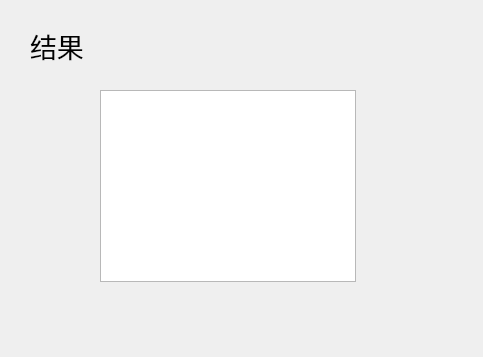
<?xml version="1.0" encoding="UTF-8"?>
<ui version="4.0">
 <class>RuffleResult</class>
 <widget class="QWidget" name="RuffleResult">
  <property name="geometry">
   <rect>
    <x>0</x>
    <y>0</y>
    <width>483</width>
    <height>357</height>
   </rect>
  </property>
  <property name="windowTitle">
   <string>Form</string>
  </property>
  <widget class="QLabel" name="label">
   <property name="geometry">
    <rect>
     <x>30</x>
     <y>20</y>
     <width>81</width>
     <height>51</height>
    </rect>
   </property>
   <property name="font">
    <font>
     <family>Arial</family>
     <pointsize>20</pointsize>
    </font>
   </property>
   <property name="text">
    <string>结果</string>
   </property>
  </widget>
  <widget class="QTableWidget" name="tableWidget">
   <property name="geometry">
    <rect>
     <x>100</x>
     <y>90</y>
     <width>256</width>
     <height>192</height>
    </rect>
   </property>
  </widget>
 </widget>
 <resources/>
 <connections/>
</ui>
